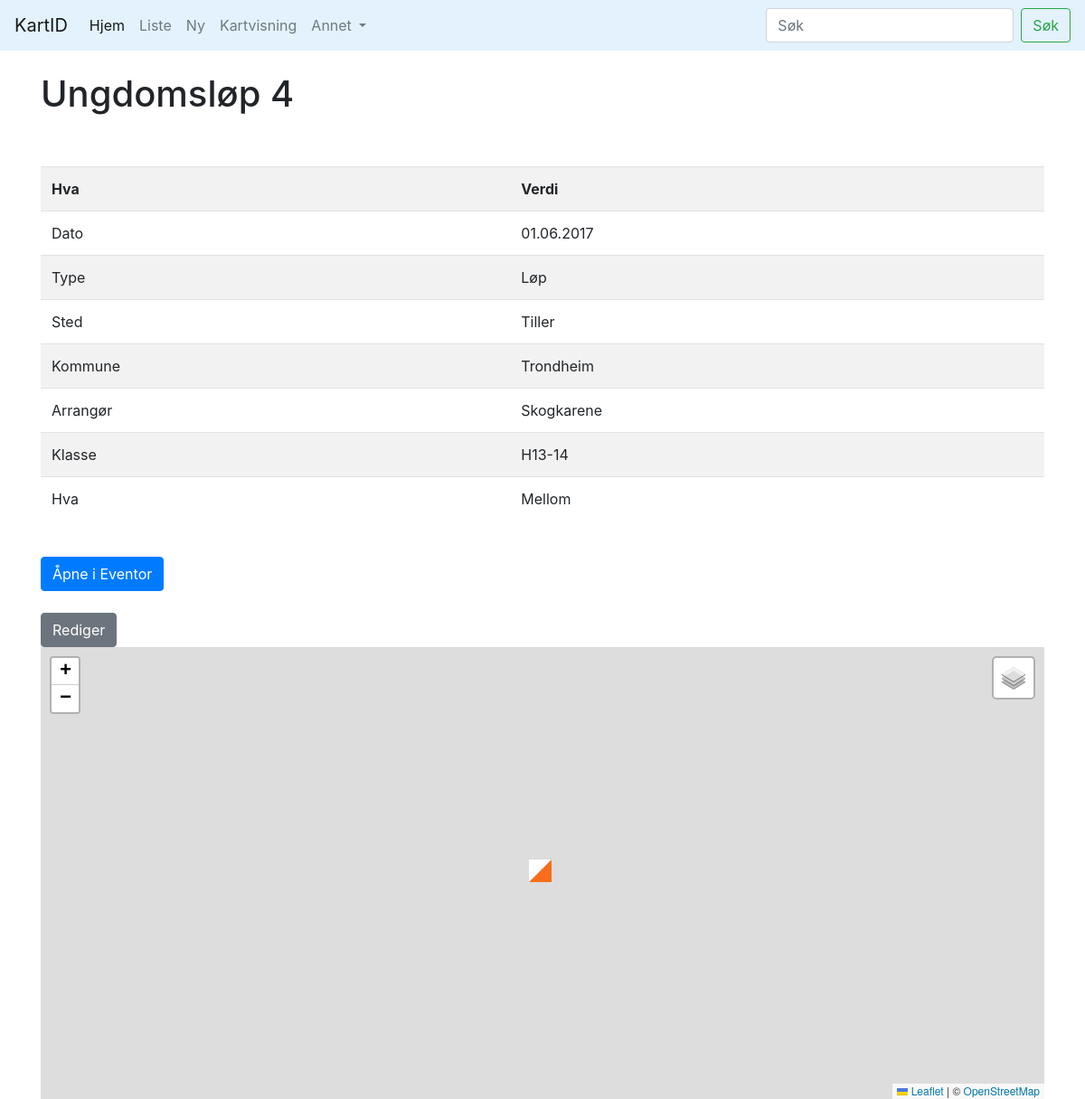
Page /vis/26 on the committed database.
### app.py (models this page shows, shortened)
class base(db.Model):
    nr = db.Column(db.Integer, primary_key=True)
    dato_lagd = db.Column(db.DateTime, default=datetime.now())
    navn = db.Column(db.String(200))
    dato = db.Column(db.Date)
    arr = db.Column(db.String(100))
    typ = db.Column(db.String(10))
    klasse = db.Column(db.String(10))
    kommune = db.Column(db.String(50))
    sted = db.Column(db.String(100))
    hva = db.Column(db.String(20))
    lat = db.Column(db.Float)
    lng = db.Column(db.Float)
    eventorID = db.Column(db.String(10))

### app.py (the view)
@app.route("/vis/<int:id>")
def viser(id):
    kart = base.query.get(id)
    if kart is not None:
        return render_template("viser.html", kart=kart)
    else:
        error_404(f"Fant ikke {id} i databasen, legg den til!")

### templates/viser.html (shortened to what this page needs)
{% extends 'base.html' %}
{% block content %}
<h1 class="title">{% block title %}{{ kart.navn }}{% endblock %}</h1>
<br><br>
<table class="table table-striped">
    <tr>
        <th>Hva</th>
        <th>Verdi</th>
    </tr>
    <tr>
        <td>Dato</td>
        <td>{{ kart.dato.strftime("%d.%m.%Y") }}</td>
    </tr>
    <tr>
        <td>Type</td>
        <td>{{ kart.typ }}</td>
    </tr>
    <tr>
        <td>Sted</td>
        <td>{{ kart.sted }}</td>
    </tr>
    <tr>
        <td>Kommune</td>
        <td>{{ kart.kommune }}</td>
    </tr>
    <tr>
        <td>Arrangør</td>
        <td>{{ kart.arr }}</td>
    </tr>
    <tr>
        <td>Klasse</td>
        <td>{{ kart.klasse }}</td>
    </tr>
    <tr>
        <td>Hva</td>
        <td>{{ kart.hva }}</td>
    </tr>
</table>
<br>
{% if kart.eventorID != "" %}
<a href="https://eventor.orientering.no/Events/Show/{{kart.eventorID}}"><button class="btn btn-primary">Åpne i Eventor</button></a>
<br>
<br>
{% endif %}
<input type="button" onclick="location.href='/rediger/{{ kart.nr }}';" value="Rediger" class="btn btn-secondary"/>
<br>
<div id="map" style="height: 500px;"></div>
{% endblock %}

### rows in the picture
base: navn "Ungdomsløp 4", dato "01.06.2017", typ "Løp", sted "Tiller", kommune "Trondheim", arr "Skogkarene", klasse "H13-14", hva "Mellom"
